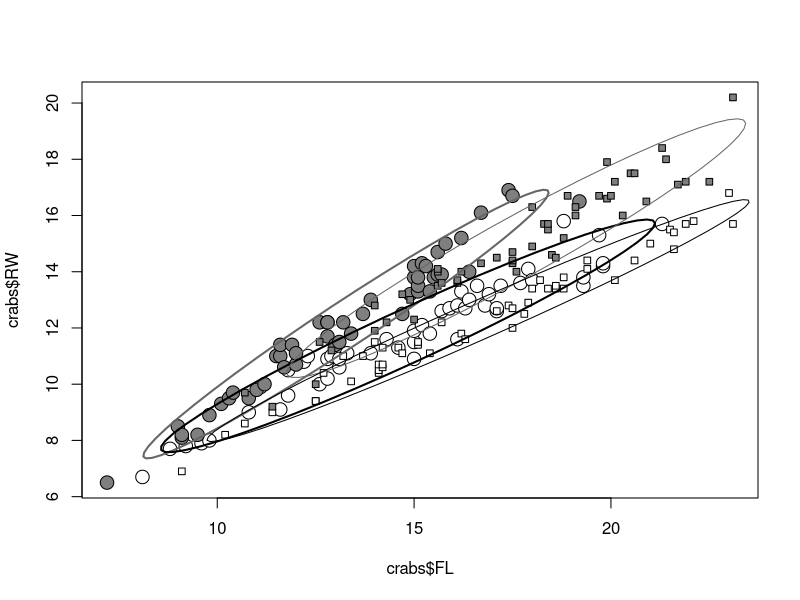

Write R code to recreate this figure.
setwd("//media//kswada//MyFiles//R//crabs")

packages <- c("dplyr")
purrr::walk(packages, library, character.only = TRUE, warn.conflicts = FALSE)



# ------------------------------------------------------------------------------
# data:  crabs
# ------------------------------------------------------------------------------

data("crabs", package = "MASS")


str(crabs)


car::some(crabs)



# ------------------------------------------------------------------------------
# ELLI(): 
#   - Arguments:
#        - x: First variable (a numeric vector)
#        - y: Second variable (a numeric vector)
#        - conf: Confidence level in %
#        - np: Number of sampled points on the ellipse
#   - Values:
#        - Coordinates of points sampled on the ellipse
# ------------------------------------------------------------------------------

# i <- 1
# a <- levels(crabs$sp:crabs$sex)[i]
# x <- crabs$FL[crabs$sp:crabs$sex == a]
# y <- crabs$RW[crabs$sp:crabs$sex == a]
# conf <- 0.95
# np <- 50


ELLI <- function(x, y, conf = 0.95, np = 50){
  
  centroid <- apply(cbind(x, y), 2, mean)
  
  ang <- seq(0, 2 * pi, length = np)
  
  z <- cbind(cos(ang), sin(ang))
  
  radiuscoef <- qnorm((1 - conf)/2, lower.tail = F)
  
  cvcxy <- var(cbind(x, y))
  
  r <- cor(x, y)
  
  M1 <- matrix(c(1, 1, -1, 1), 2, 2)
  
  M2 <- matrix(c(var(x), var(y)), 2, 2)
  
  M3 <- matrix(c(1 + r, 1 - r), 2, 2, byrow = T)
  
  ellpar <- M1 * sqrt(M2 * M3 / 2)
  
  t(centroid + radiuscoef * ellpar %*% t(z))
  
}



# ------------------------------------------------------------------------------
# Analyizing the relationship between two distance measurements in different groups
# Compute confidence ellipses
# ------------------------------------------------------------------------------

coul <- rep(c("grey40", "black"), 2)

lwe <- c(2, 2, 1, 1)


plot(crabs$FL, crabs$RW, bg = c("grey50", "white")[crabs$sex], pch = c(21, 22)[crabs$sp], cex = c(1.8, 1)[crabs$sp])

for(i in 1:4){
  
  a <- levels(crabs$sp:crabs$sex)[i]
  lines(ELLI(
    crabs$FL[crabs$sp:crabs$sex == a],
    crabs$RW[crabs$sp:crabs$sex == a]),
    col = coul[i], lwd = lwe[i])
}



# -->
# 95% confidence ellipses for the crab measurements of the genus Lpetograpsus according to species and sex

# The species factor seems to be related to the overall size of the crabs since both measurements seem slightly smaller in one species.

# Measurements are strongly related, and this is likely to be because of size variation; 
# we have small and large individuals for each sample

# Small individuals are more similar than large individuals.
# Differentiation according to sex and species seems to occur because of growth

# Some differences seem to be more related to the relationships between variables rather than in the dipersion of the observations.
# Relationships between variables are the exression of shape difference since they correspond to differences in proportion
# or in proportional change during growth.

# If one estimates regression parameters using a linear model, one usually finds that the intercept is significantly different from zero
# this is because the relationships between measurement variables are not constant or not the simple expression of a linear expression
# during growth.
